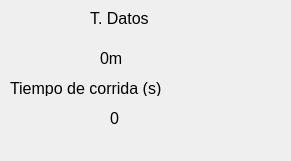
   <widget class="QWidget" name="widget_3" native="true">
    <property name="geometry">
     <rect>
      <x>630</x>
      <y>10</y>
      <width>291</width>
      <height>161</height>
     </rect>
    </property>
    <widget class="QLabel" name="label_5">
     <property name="geometry">
      <rect>
       <x>90</x>
       <y>10</y>
       <width>101</width>
       <height>16</height>
      </rect>
     </property>
     <property name="font">
      <font>
       <family>Arial</family>
       <pointsize>12</pointsize>
      </font>
     </property>
     <property name="text">
      <string>T. Datos</string>
     </property>
    </widget>
    <widget class="QLabel" name="Txaltitud_3">
     <property name="geometry">
      <rect>
       <x>100</x>
       <y>50</y>
       <width>55</width>
       <height>16</height>
      </rect>
     </property>
     <property name="font">
      <font>
       <family>Arial</family>
       <pointsize>12</pointsize>
      </font>
     </property>
     <property name="text">
      <string>0m</string>
     </property>
    </widget>
    <widget class="QLabel" name="label_6">
     <property name="geometry">
      <rect>
       <x>10</x>
       <y>80</y>
       <width>251</width>
       <height>16</height>
      </rect>
     </property>
     <property name="font">
      <font>
       <family>Arial</family>
       <pointsize>12</pointsize>
      </font>
     </property>
     <property name="text">
      <string>Tiempo de corrida (s)</string>
     </property>
    </widget>
    <widget class="QLabel" name="TxDescenso_3">
     <property name="geometry">
      <rect>
       <x>110</x>
       <y>110</y>
       <width>55</width>
       <height>16</height>
      </rect>
     </property>
     <property name="font">
      <font>
       <family>Arial</family>
       <pointsize>12</pointsize>
      </font>
     </property>
     <property name="text">
      <string>0</string>
     </property>
    </widget>
    <widget class="QLabel" name="label_11">
     <property name="geometry">
      <rect>
       <x>200</x>
       <y>10</y>
       <width>71</width>
       <height>71</height>
      </rect>
     </property>
     <property name="text">
      <string/>
     </property>
    </widget>
   </widget>
